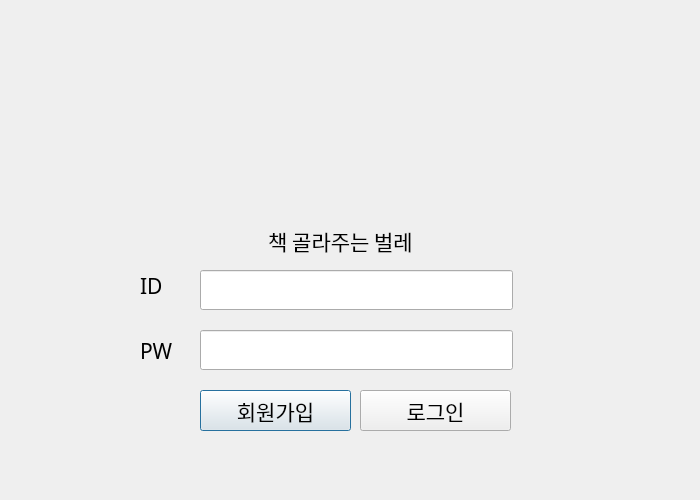
<?xml version="1.0" encoding="UTF-8"?>
<ui version="4.0">
 <class>Dialog</class>
 <widget class="QDialog" name="Dialog">
  <property name="geometry">
   <rect>
    <x>0</x>
    <y>0</y>
    <width>700</width>
    <height>500</height>
   </rect>
  </property>
  <property name="minimumSize">
   <size>
    <width>700</width>
    <height>500</height>
   </size>
  </property>
  <property name="maximumSize">
   <size>
    <width>700</width>
    <height>500</height>
   </size>
  </property>
  <property name="windowTitle">
   <string>Dialog</string>
  </property>
  <widget class="QPushButton" name="btn_Join">
   <property name="geometry">
    <rect>
     <x>200</x>
     <y>390</y>
     <width>151</width>
     <height>41</height>
    </rect>
   </property>
   <property name="font">
    <font>
     <family>배달의민족 도현</family>
     <pointsize>16</pointsize>
     <weight>50</weight>
     <italic>false</italic>
     <bold>false</bold>
    </font>
   </property>
   <property name="styleSheet">
    <string notr="true">font: 16pt &quot;배달의민족 도현&quot;;</string>
   </property>
   <property name="text">
    <string>회원가입</string>
   </property>
  </widget>
  <widget class="QLabel" name="label_3">
   <property name="geometry">
    <rect>
     <x>210</x>
     <y>220</y>
     <width>261</width>
     <height>41</height>
    </rect>
   </property>
   <property name="font">
    <font>
     <family>배달의민족 도현</family>
     <pointsize>16</pointsize>
     <weight>50</weight>
     <italic>false</italic>
     <bold>false</bold>
    </font>
   </property>
   <property name="styleSheet">
    <string notr="true">font: 16pt &quot;배달의민족 도현&quot;;</string>
   </property>
   <property name="text">
    <string>책 골라주는 벌레</string>
   </property>
   <property name="alignment">
    <set>Qt::AlignCenter</set>
   </property>
  </widget>
  <widget class="QLabel" name="image_label">
   <property name="geometry">
    <rect>
     <x>0</x>
     <y>0</y>
     <width>700</width>
     <height>500</height>
    </rect>
   </property>
   <property name="minimumSize">
    <size>
     <width>700</width>
     <height>500</height>
    </size>
   </property>
   <property name="maximumSize">
    <size>
     <width>700</width>
     <height>500</height>
    </size>
   </property>
   <property name="text">
    <string/>
   </property>
  </widget>
  <widget class="QLabel" name="label_2">
   <property name="geometry">
    <rect>
     <x>140</x>
     <y>330</y>
     <width>71</width>
     <height>41</height>
    </rect>
   </property>
   <property name="font">
    <font>
     <family>배달의민족 도현</family>
     <pointsize>16</pointsize>
     <weight>50</weight>
     <italic>false</italic>
     <bold>false</bold>
    </font>
   </property>
   <property name="styleSheet">
    <string notr="true">font: 16pt &quot;배달의민족 도현&quot;;</string>
   </property>
   <property name="text">
    <string>PW</string>
   </property>
  </widget>
  <widget class="QLabel" name="label">
   <property name="geometry">
    <rect>
     <x>140</x>
     <y>260</y>
     <width>71</width>
     <height>51</height>
    </rect>
   </property>
   <property name="font">
    <font>
     <family>배달의민족 도현</family>
     <pointsize>16</pointsize>
     <weight>50</weight>
     <italic>false</italic>
     <bold>false</bold>
    </font>
   </property>
   <property name="styleSheet">
    <string notr="true">font: 16pt &quot;배달의민족 도현&quot;;</string>
   </property>
   <property name="text">
    <string>ID</string>
   </property>
  </widget>
  <widget class="QPushButton" name="btn_login">
   <property name="geometry">
    <rect>
     <x>360</x>
     <y>390</y>
     <width>151</width>
     <height>41</height>
    </rect>
   </property>
   <property name="font">
    <font>
     <family>배달의민족 도현</family>
     <pointsize>16</pointsize>
     <weight>50</weight>
     <italic>false</italic>
     <bold>false</bold>
    </font>
   </property>
   <property name="styleSheet">
    <string notr="true">font: 16pt &quot;배달의민족 도현&quot;;</string>
   </property>
   <property name="text">
    <string>로그인</string>
   </property>
  </widget>
  <widget class="QLabel" name="label_5">
   <property name="geometry">
    <rect>
     <x>0</x>
     <y>0</y>
     <width>700</width>
     <height>500</height>
    </rect>
   </property>
   <property name="text">
    <string/>
   </property>
  </widget>
  <widget class="QLabel" name="login_result">
   <property name="geometry">
    <rect>
     <x>270</x>
     <y>430</y>
     <width>171</width>
     <height>61</height>
    </rect>
   </property>
   <property name="font">
    <font>
     <family>Arial</family>
     <pointsize>20</pointsize>
    </font>
   </property>
   <property name="text">
    <string/>
   </property>
   <property name="alignment">
    <set>Qt::AlignCenter</set>
   </property>
  </widget>
  <widget class="QLineEdit" name="txt_User_ID">
   <property name="geometry">
    <rect>
     <x>200</x>
     <y>270</y>
     <width>313</width>
     <height>40</height>
    </rect>
   </property>
   <property name="font">
    <font>
     <family>Arial</family>
     <pointsize>18</pointsize>
    </font>
   </property>
   <property name="placeholderText">
    <string/>
   </property>
   <property name="cursorMoveStyle">
    <enum>Qt::LogicalMoveStyle</enum>
   </property>
  </widget>
  <widget class="QLineEdit" name="txt_User_PW">
   <property name="geometry">
    <rect>
     <x>200</x>
     <y>330</y>
     <width>313</width>
     <height>40</height>
    </rect>
   </property>
   <property name="font">
    <font>
     <family>Arial</family>
     <pointsize>18</pointsize>
    </font>
   </property>
   <property name="echoMode">
    <enum>QLineEdit::Password</enum>
   </property>
   <property name="placeholderText">
    <string/>
   </property>
   <property name="cursorMoveStyle">
    <enum>Qt::LogicalMoveStyle</enum>
   </property>
  </widget>
  <zorder>label_5</zorder>
  <zorder>image_label</zorder>
  <zorder>btn_Join</zorder>
  <zorder>label_3</zorder>
  <zorder>label_2</zorder>
  <zorder>label</zorder>
  <zorder>btn_login</zorder>
  <zorder>login_result</zorder>
  <zorder>txt_User_ID</zorder>
  <zorder>txt_User_PW</zorder>
 </widget>
 <resources/>
 <connections/>
</ui>
